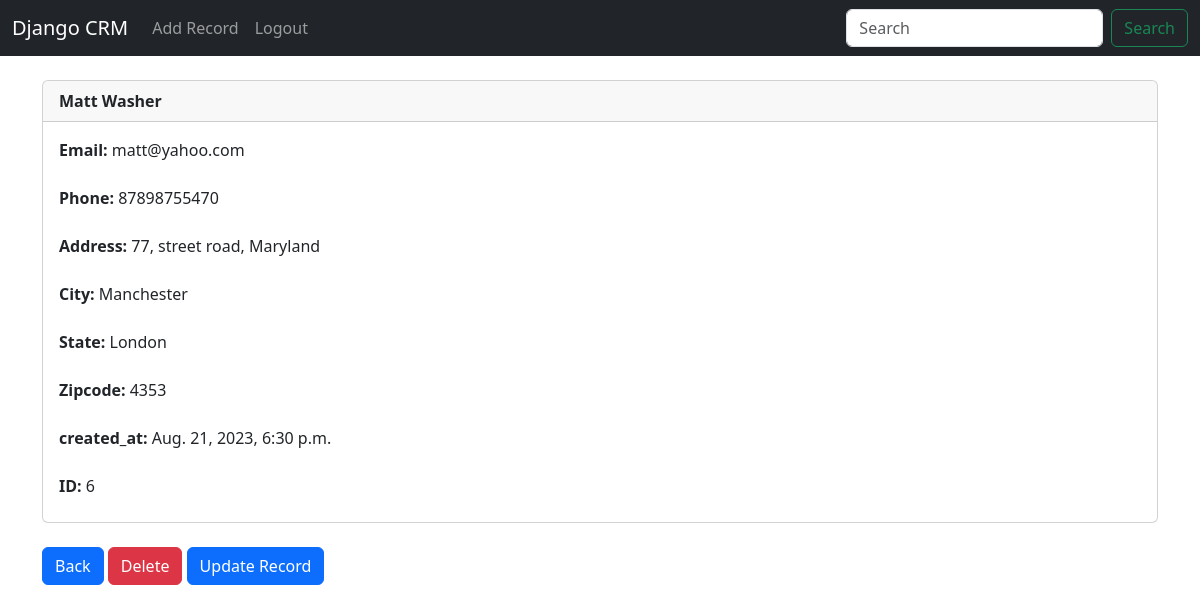
The app's page /record/6 (signed in) with its own data.
### customercrm/models.py (models this page shows, shortened)
class Record(models.Model):
    created_at = models.DateTimeField(auto_now_add=True)
    first_name = models.CharField(max_length=50)
    last_name = models.CharField(max_length=50)
    email = models.CharField(max_length=100)
    phone = models.CharField(max_length=50)
    address = models.CharField(max_length=150)
    city = models.CharField(max_length=50)
    state = models.CharField(max_length=50)
    zipcode = models.CharField(max_length=20)

### customercrm/views.py (the view)
# urls.py: path('record/<int:pk>', views.customer_record, name='record'),
def customer_record(request, pk):
    if request.user.is_authenticated:
        customer_record = Record.objects.get(id=pk)
        return render(request, 'record.html', {'customer_record':customer_record})
    else:
        messages.success(request, 'You Must be logged In To View That Page...')
        return redirect('home')

### customercrm/templates/record.html
{% extends 'layout.html' %}
{% block content %}
<div class="card">
    <div class="card-header">
    <strong>{{ customer_record.first_name }}
    {{ customer_record.last_name }}</strong>
    </div>
    <div class="card-body">
      <p class="card-title">
        <strong>Email: </strong>{{ customer_record.email }}<br/><br/>
        <strong>Phone: </strong>{{ customer_record.phone }}<br/><br/>
        <strong>Address: </strong>{{ customer_record.address }}<br/><br/>
        <strong>City: </strong>{{ customer_record.city }}<br/><br/>
        <strong>State: </strong>{{ customer_record.state }}<br/><br/>
        <strong>Zipcode: </strong>{{ customer_record.zipcode }}<br/><br/>
        <strong>created_at: </strong>{{ customer_record.created_at }}<br/><br/>
        <strong>ID: </strong>{{ customer_record.id }}</p>
    </div>
  </div>
  <br/>
  <a href="{% url 'home' %}" class="btn btn-primary">Back</a>
  <a href="{% url 'delete_record' customer_record.id %}" class="btn btn-danger">Delete</a>
  <a href="{% url 'update_record' customer_record.id %}" class="btn btn-primary">Update Record</a>
{% endblock %}

### records on screen
Record: first_name "Matt", last_name "Washer", email "matt@yahoo.com", phone "87898755470", address "77, street road, Maryland", city "Manchester", state "London", zipcode "4353", created_at "Aug. 21, 2023, 6:30 p.m.", id "6"
